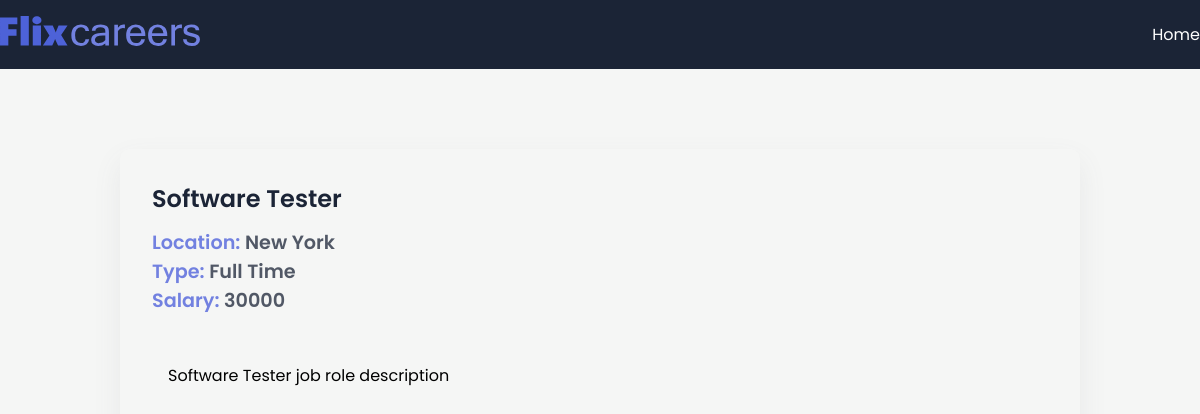
The page /job/2 on the database its author committed.
### app_1/models.py (models this page shows, shortened)
class JobPost(models.Model):
    JOB_TYPE_CHOICES = [
        ('Full Time', 'Full Time'),
        ('Part Time', 'Part Time'),
    ]
    title = models.CharField(max_length= 200)
    description = models.TextField()
    date = models.DateTimeField(auto_now_add=True)
    expiry = models.DateField(null=True)
    salary = models.IntegerField()
    slug = models.SlugField(null=True, max_length= 40, unique = True)
    location = models.OneToOneField(Location, on_delete= models.CASCADE, null=True)
    author = models.ForeignKey(Author, on_delete=  models.CASCADE, null=True)
    skills = models.ManyToManyField(Skills)
    type = models.CharField(max_length=100, null=False, choices=JOB_TYPE_CHOICES)

class Location(models.Model):
    street = models.CharField(max_length= 50)
    city = models.CharField(max_length= 50)
    state = models.CharField(max_length= 50)
    country = models.CharField(max_length= 50)
    zip = models.CharField(max_length= 50)

### app_1/views.py (the view)
# urls.py: path('job/<int:id>',views.job_detail_page, name="jobs_detail"),
def job_detail_page(request,id):
    print(id)
    print(request)
    try:
        if id == 0:
            return redirect(reverse('jobs_home'))
        job = JobPost.objects.get(id=id)
        context = {"job": job}
        return render(request,'app_1/job_detail_page.html', context)
    except:
        return HttpResponseNotFound("Page Not Found")

### app_1/templates/app_1/job_detail_page.html (shortened to what this page needs)
{% extends "base.html" %}
{% block content %}
  <section>
    <div class="container">
      <div class="view-post">
        <h1 class="jobtitle">
          {{ job.title }}
        </h1>
        <p class="location it">Location: <span>{{job.location.city}}</span></p>
        <p class="status it">Type: <span>{{job.type}}</span></p>
        <p class="budget it">Salary: <span>{{job.salary}}</span></p>
        <div class="desc">
          <p class="details">
            {{job.description}}
          </p>
        </div>
      </div>
    </div>
  </section>
{% endblock content %}

### app_1/static/app_1/style.css (style rules this page uses)
* { margin: 0; padding: 0; box-sizing: border-box; font-family: "Poppins", sans-serif; }
:root { --blue: #4d62d8; --lblue: #7281e0; --card: #fdfdfd; --shadow: #64646f17 0px 12px 29px 0px; --nav: #1b2436; }
body { background: #f5f6f5; }
.container { max-width: 1200px; margin: auto; }
.view-post { width: 80%; border-radius: 10px; box-shadow: var(--shadow); margin: 5em auto; padding: 2em; }
.desc { max-height: 300px; overflow-y: scroll; margin: 2em 0; padding: 1em; }
.jobtitle { font-size: 1.5rem; color: var(--nav); font-weight: 600; margin-bottom: 0.5em; }
.it { font-size: 1.2rem; font-weight: 600; color: var(--lblue); }
.it span { color: #1b2436c0; }

### rows shown on the page
JobPost: title "Software Tester", location.city "New York", type "Full Time", salary "30000", description "Software Tester job role description"
